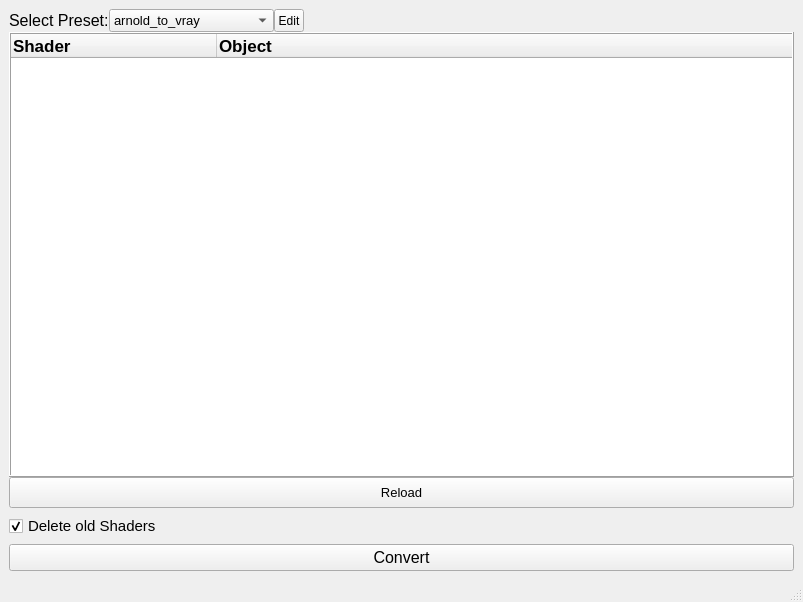
<?xml version="1.0" encoding="UTF-8"?>
<ui version="4.0">
 <class>ShaderConvertor</class>
 <widget class="QMainWindow" name="ShaderConvertor">
  <property name="geometry">
   <rect>
    <x>0</x>
    <y>0</y>
    <width>803</width>
    <height>602</height>
   </rect>
  </property>
  <property name="sizePolicy">
   <sizepolicy hsizetype="Expanding" vsizetype="Ignored">
    <horstretch>0</horstretch>
    <verstretch>0</verstretch>
   </sizepolicy>
  </property>
  <property name="windowTitle">
   <string>MainWindow</string>
  </property>
  <widget class="QWidget" name="centralwidget">
   <layout class="QVBoxLayout" name="verticalLayout_2">
    <item>
     <layout class="QVBoxLayout" name="verticalLayout">
      <property name="spacing">
       <number>0</number>
      </property>
      <item>
       <layout class="QHBoxLayout" name="Select_layout">
        <item>
         <widget class="QLabel" name="Preset_label">
          <property name="enabled">
           <bool>true</bool>
          </property>
          <property name="sizePolicy">
           <sizepolicy hsizetype="Fixed" vsizetype="Fixed">
            <horstretch>0</horstretch>
            <verstretch>0</verstretch>
           </sizepolicy>
          </property>
          <property name="font">
           <font>
            <pointsize>12</pointsize>
           </font>
          </property>
          <property name="focusPolicy">
           <enum>Qt::NoFocus</enum>
          </property>
          <property name="contextMenuPolicy">
           <enum>Qt::DefaultContextMenu</enum>
          </property>
          <property name="layoutDirection">
           <enum>Qt::LeftToRight</enum>
          </property>
          <property name="frameShape">
           <enum>QFrame::NoFrame</enum>
          </property>
          <property name="text">
           <string>Select Preset:</string>
          </property>
         </widget>
        </item>
        <item>
         <widget class="QComboBox" name="Preset_combo">
          <property name="sizePolicy">
           <sizepolicy hsizetype="Minimum" vsizetype="Minimum">
            <horstretch>0</horstretch>
            <verstretch>0</verstretch>
           </sizepolicy>
          </property>
          <property name="maximumSize">
           <size>
            <width>200</width>
            <height>30</height>
           </size>
          </property>
          <property name="font">
           <font>
            <pointsize>10</pointsize>
           </font>
          </property>
          <item>
           <property name="text">
            <string>arnold_to_vray</string>
           </property>
          </item>
          <item>
           <property name="text">
            <string>--- create new preset ---</string>
           </property>
          </item>
         </widget>
        </item>
        <item>
         <widget class="QToolButton" name="EditPreset_button">
          <property name="sizePolicy">
           <sizepolicy hsizetype="Minimum" vsizetype="Minimum">
            <horstretch>0</horstretch>
            <verstretch>0</verstretch>
           </sizepolicy>
          </property>
          <property name="maximumSize">
           <size>
            <width>30</width>
            <height>30</height>
           </size>
          </property>
          <property name="text">
           <string>Edit</string>
          </property>
         </widget>
        </item>
        <item>
         <spacer name="horizontalSpacer">
          <property name="orientation">
           <enum>Qt::Horizontal</enum>
          </property>
          <property name="sizeHint" stdset="0">
           <size>
            <width>40</width>
            <height>20</height>
           </size>
          </property>
         </spacer>
        </item>
       </layout>
      </item>
      <item>
       <widget class="QTreeWidget" name="treeWidget">
        <property name="contextMenuPolicy">
         <enum>Qt::DefaultContextMenu</enum>
        </property>
        <property name="layoutDirection">
         <enum>Qt::LeftToRight</enum>
        </property>
        <property name="frameShape">
         <enum>QFrame::Box</enum>
        </property>
        <property name="frameShadow">
         <enum>QFrame::Raised</enum>
        </property>
        <property name="lineWidth">
         <number>1</number>
        </property>
        <property name="sizeAdjustPolicy">
         <enum>QAbstractScrollArea::AdjustIgnored</enum>
        </property>
        <property name="tabKeyNavigation">
         <bool>false</bool>
        </property>
        <property name="alternatingRowColors">
         <bool>false</bool>
        </property>
        <property name="selectionMode">
         <enum>QAbstractItemView::ExtendedSelection</enum>
        </property>
        <property name="textElideMode">
         <enum>Qt::ElideLeft</enum>
        </property>
        <attribute name="headerDefaultSectionSize">
         <number>206</number>
        </attribute>
        <column>
         <property name="text">
          <string>Shader</string>
         </property>
         <property name="font">
          <font>
           <pointsize>13</pointsize>
           <weight>75</weight>
           <bold>true</bold>
          </font>
         </property>
        </column>
        <column>
         <property name="text">
          <string>Object</string>
         </property>
         <property name="font">
          <font>
           <pointsize>13</pointsize>
           <weight>75</weight>
           <bold>true</bold>
          </font>
         </property>
        </column>
       </widget>
      </item>
      <item>
       <widget class="QPushButton" name="reload_button">
        <property name="sizePolicy">
         <sizepolicy hsizetype="Minimum" vsizetype="Minimum">
          <horstretch>0</horstretch>
          <verstretch>0</verstretch>
         </sizepolicy>
        </property>
        <property name="minimumSize">
         <size>
          <width>0</width>
          <height>31</height>
         </size>
        </property>
        <property name="maximumSize">
         <size>
          <width>16777215</width>
          <height>100000</height>
         </size>
        </property>
        <property name="font">
         <font>
          <pointsize>10</pointsize>
         </font>
        </property>
        <property name="text">
         <string>Reload</string>
        </property>
       </widget>
      </item>
     </layout>
    </item>
    <item>
     <layout class="QVBoxLayout" name="Convert_Layout">
      <item>
       <widget class="QCheckBox" name="Delete_checkBox">
        <property name="font">
         <font>
          <pointsize>11</pointsize>
         </font>
        </property>
        <property name="text">
         <string>Delete old Shaders</string>
        </property>
        <property name="checked">
         <bool>true</bool>
        </property>
       </widget>
      </item>
      <item>
       <widget class="QPushButton" name="Convert_Button">
        <property name="sizePolicy">
         <sizepolicy hsizetype="Minimum" vsizetype="Minimum">
          <horstretch>0</horstretch>
          <verstretch>0</verstretch>
         </sizepolicy>
        </property>
        <property name="font">
         <font>
          <pointsize>12</pointsize>
         </font>
        </property>
        <property name="text">
         <string>Convert</string>
        </property>
       </widget>
      </item>
     </layout>
    </item>
   </layout>
  </widget>
  <widget class="QMenuBar" name="menubar">
   <property name="geometry">
    <rect>
     <x>0</x>
     <y>0</y>
     <width>803</width>
     <height>26</height>
    </rect>
   </property>
  </widget>
  <widget class="QStatusBar" name="statusbar"/>
 </widget>
 <resources/>
 <connections/>
</ui>
